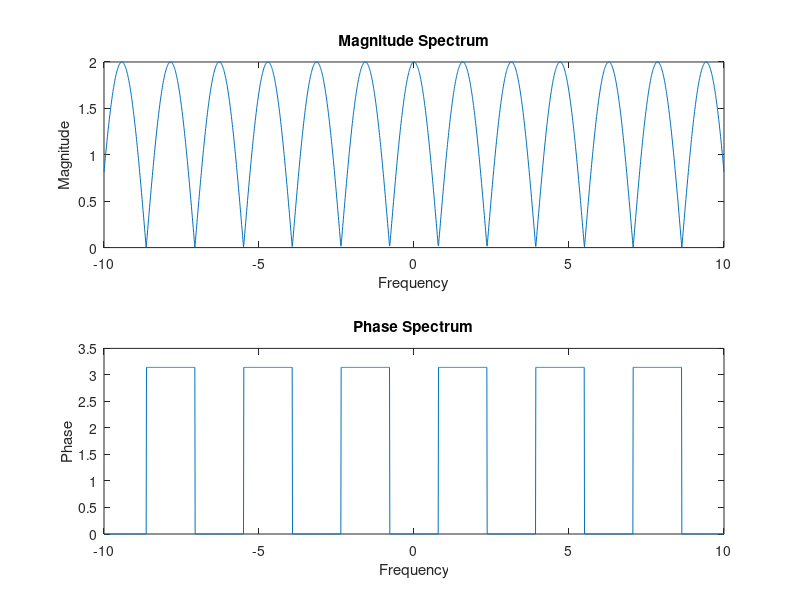

This figure's MATLAB source:
a=2;
w=-10:0.01:10;

F = zeros(size(w));

for i=1:length(w)
    F(i) = exp(-1i*w(i)*2)+ exp(1i*w(i)*2);
end
magnitude = abs(F);
phase = angle(F);

subplot(2,1,1);
plot(w, magnitude);
title("Magnitude Spectrum");
xlabel("Frequency");
ylabel("Magnitude");

subplot(2,1,2);
plot(w, phase);
title("Phase Spectrum");
xlabel("Frequency");
ylabel("Phase");
